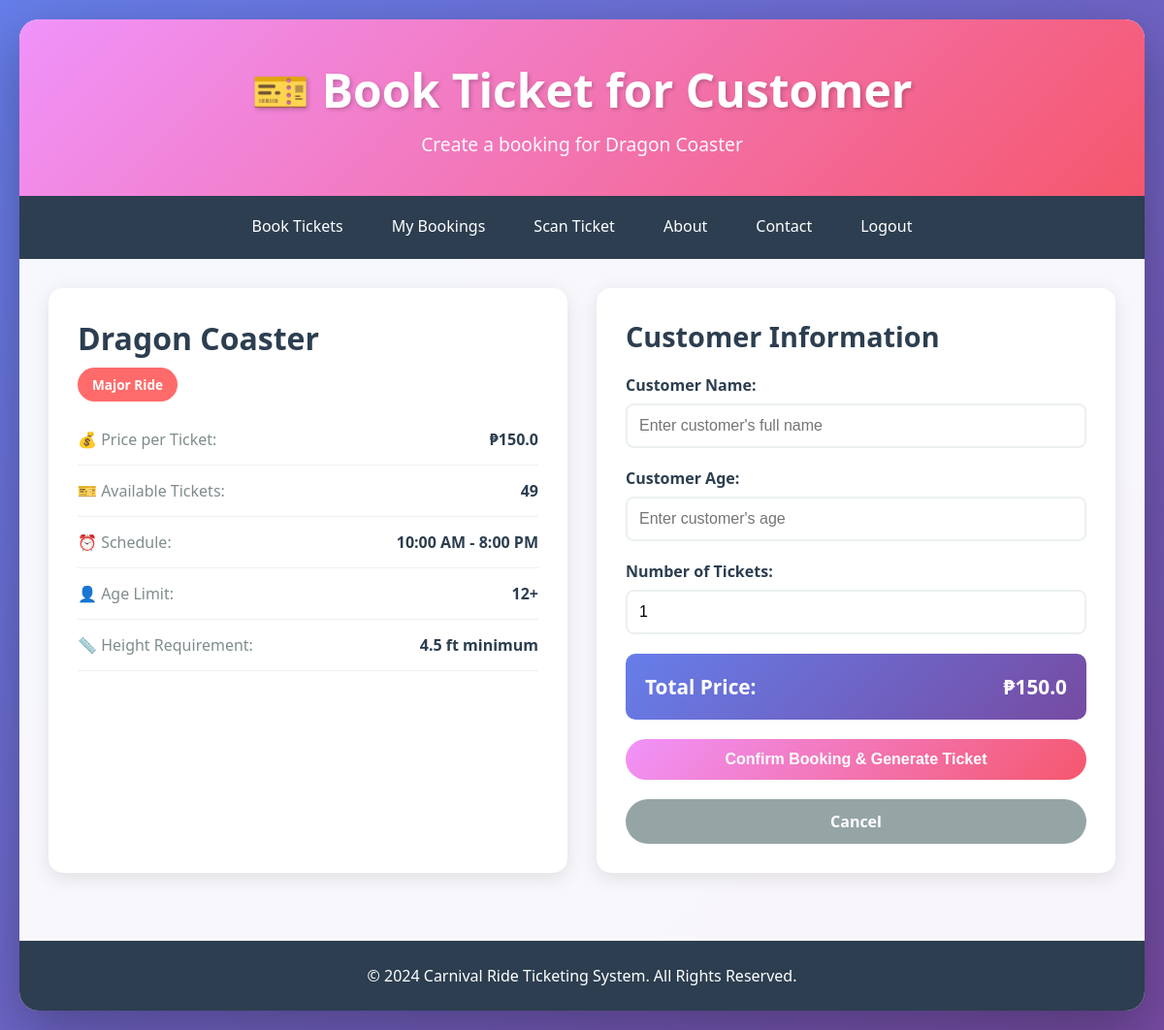
The app's page /cashier/book/1 (signed in) with its own data.
### tables this page shows
CREATE TABLE rides (
            id INTEGER PRIMARY KEY AUTOINCREMENT,
            name TEXT NOT NULL,
            type TEXT NOT NULL,
            price REAL NOT NULL,
            available_tickets INTEGER NOT NULL,
            total_tickets INTEGER NOT NULL,
            schedule TEXT NOT NULL,
            age_limit TEXT NOT NULL,
            height_limit TEXT NOT NULL,
            created_at TEXT NOT NULL
        );

### app.py (the view, shortened to what this page needs)
@app.route('/cashier/book/<int:ride_id>', methods=['GET', 'POST'])
@cashier_required
def cashier_book(ride_id):
    conn = get_db_connection()
    ride = conn.execute('SELECT * FROM rides WHERE id = ?', (ride_id,)).fetchone()
    if not ride:
        flash('Ride not found!', 'error')
        conn.close()
        return redirect(url_for('cashier_dashboard'))
    conn.close()
    return render_template('cashier_book.html', ride=dict(ride))

### app.py (called while the page is built)
def get_db_connection():
    conn = sqlite3.connect('carnival.db')
    conn.row_factory = sqlite3.Row
    return conn

def cashier_required(f):
    @wraps(f)
    def decorated_function(*args, **kwargs):
        if 'user_id' not in session or session.get('role') != 'cashier':
            flash('Cashier access required!', 'error')
            return redirect(url_for('login'))
        return f(*args, **kwargs)
    return decorated_function

### templates/cashier_book.html (shortened to what this page needs)
<!DOCTYPE html>
<html lang="en">
<head>
    <link rel="stylesheet" href="{{ url_for('static', filename='css/style.css') }}">
</head>
<body>
    <div class="container">
        <header class="header">
            <h1>🎫 Book Ticket for Customer</h1>
            <p class="subtitle">Create a booking for {{ ride.name }}</p>
        </header>
        <nav class="nav">
            <a href="{{ url_for('cashier_dashboard') }}" class="nav-link">Book Tickets</a>
            <a href="{{ url_for('cashier_bookings') }}" class="nav-link">My Bookings</a>
            <a href="{{ url_for('scan_ticket') }}" class="nav-link">Scan Ticket</a>
            <a href="{{ url_for('about') }}" class="nav-link">About</a>
            <a href="{{ url_for('contact') }}" class="nav-link">Contact</a>
            <a href="{{ url_for('logout') }}" class="nav-link">Logout</a>
        </nav>
        <div class="booking-container">
            <div class="ride-details">
                <h2>{{ ride.name }}</h2>
                <span class="ride-type {% if ride.type == 'Major Ride' %}major{% else %}family{% endif %}">
                    {{ ride.type }}
                </span>
                <div class="details-grid">
                    <div class="detail-item">
                        <span class="detail-label">💰 Price per Ticket:</span>
                        <span class="detail-value">₱{{ ride.price }}</span>
                    </div>
                    <div class="detail-item">
                        <span class="detail-label">🎫 Available Tickets:</span>
                        <span class="detail-value">{{ ride.available_tickets }}</span>
                    </div>
                    <div class="detail-item">
                        <span class="detail-label">⏰ Schedule:</span>
                        <span class="detail-value">{{ ride.schedule }}</span>
                    </div>
                    <div class="detail-item">
                        <span class="detail-label">👤 Age Limit:</span>
                        <span class="detail-value">{{ ride.age_limit }}</span>
                    </div>
                    <div class="detail-item">
                        <span class="detail-label">📏 Height Requirement:</span>
                        <span class="detail-value">{{ ride.height_limit }}</span>
                    </div>
                </div>
            </div>
            <div class="booking-form">
                <h3>Customer Information</h3>
                <form method="POST" action="{{ url_for('cashier_book', ride_id=ride.id) }}">
                    <div class="form-group">
                        <label for="customer_name">Customer Name:</label>
                        <input type="text" id="customer_name" name="customer_name" required placeholder="Enter customer's full name" autofocus>
                    </div>
                    <div class="form-group">
                        <label for="customer_age">Customer Age:</label>
                        <input type="number" id="customer_age" name="customer_age" required placeholder="Enter customer's age" min="1" max="120">
                    </div>
                    <div class="form-group">
                        <label for="quantity">Number of Tickets:</label>
                        <input type="number" id="quantity" name="quantity" required placeholder="How many tickets?" min="1" max="{{ ride.available_tickets }}" value="1">
                    </div>
                    <div class="total-price">
                        <span>Total Price:</span>
                        <span id="total">₱{{ ride.price }}</span>
                    </div>
                    <div class="form-actions">
                        <button type="submit" class="btn btn-primary">Confirm Booking & Generate Ticket</button>
                        <a href="{{ url_for('cashier_dashboard') }}" class="btn btn-secondary">Cancel</a>
                    </div>
                </form>
            </div>
        </div>
        <footer class="footer">
            <p>&copy; 2024 Carnival Ride Ticketing System. All Rights Reserved.</p>
        </footer>
    </div>
</body>
</html>

### static/css/style.css (style rules this page uses)
* { margin: 0; padding: 0; box-sizing: border-box; }
body { font-family: 'Segoe UI', Tahoma, Geneva, Verdana, sans-serif; background: linear-gradient(135deg, #667eea 0%, #764ba2 100%); min-height: 100vh; padding: 20px; }
.container { max-width: 1400px; margin: 0 auto; background: rgba(255, 255, 255, 0.95); border-radius: 20px; box-shadow: 0 20px 60px rgba(0, 0, 0, 0.3); overflow: hidden; }
.header { background: linear-gradient(135deg, #f093fb 0%, #f5576c 100%); color: white; padding: 40px; text-align: center; }
.header h1 { font-size: 3em; margin-bottom: 10px; text-shadow: 2px 2px 4px rgba(0, 0, 0, 0.2); }
.subtitle { font-size: 1.2em; opacity: 0.95; }
.nav { background: #2c3e50; padding: 0; display: flex; justify-content: center; gap: 0; flex-wrap: wrap; }
.nav-link { color: white; text-decoration: none; padding: 20px 25px; display: inline-block; transition: all 0.3s; border-bottom: 3px solid transparent; }
.ride-type { padding: 8px 15px; border-radius: 20px; font-size: 0.85em; font-weight: bold; }
.ride-type.major { background: #ff6b6b; color: white; }
.btn { padding: 12px 30px; border: none; border-radius: 25px; font-size: 1em; font-weight: bold; cursor: pointer; text-decoration: none; display: inline-block; transition: all 0.3s; text-align: center; }
.btn-primary { background: linear-gradient(135deg, #f093fb 0%, #f5576c 100%); color: white; width: 100%; }
.btn-secondary { background: #95a5a6; color: white; width: 100%; margin-top: 10px; }
.form-group { margin-bottom: 20px; }
.form-group label { display: block; margin-bottom: 8px; color: #2c3e50; font-weight: 600; }
.form-group input, .form-group select, .form-group textarea { width: 100%; padding: 12px; border: 2px solid #ecf0f1; border-radius: 8px; font-size: 1em; transition: border 0.3s; }
.form-actions { display: flex; flex-direction: column; gap: 10px; }
.booking-container { display: grid; grid-template-columns: 1fr 1fr; gap: 30px; padding: 30px; }
.ride-details { background: white; padding: 30px; border-radius: 15px; box-shadow: 0 5px 20px rgba(0, 0, 0, 0.1); }
.ride-details h2 { font-size: 2em; color: #2c3e50; margin-bottom: 15px; }
.details-grid { margin-top: 20px; }
.detail-item { display: flex; justify-content: space-between; padding: 15px 0; border-bottom: 1px solid #ecf0f1; }
.detail-label { color: #7f8c8d; font-weight: 500; }
.detail-value { color: #2c3e50; font-weight: bold; }
.booking-form { background: white; padding: 30px; border-radius: 15px; box-shadow: 0 5px 20px rgba(0, 0, 0, 0.1); }
.booking-form h3 { font-size: 1.8em; color: #2c3e50; margin-bottom: 20px; }
.total-price { background: linear-gradient(135deg, #667eea 0%, #764ba2 100%); color: white; padding: 20px; border-radius: 10px; display: flex; justify-content: space-between; font-size: 1.3em; font-weight: bold; margin: 20px 0; }
.footer { background: #2c3e50; color: white; text-align: center; padding: 20px; margin-top: 40px; }
.footer p { margin: 5px 0; }

### records on screen
rides: name "Dragon Coaster", type "Major Ride", price "150.0", available_tickets "49", schedule "10:00 AM - 8:00 PM", age_limit "12+", height_limit "4.5 ft minimum"
